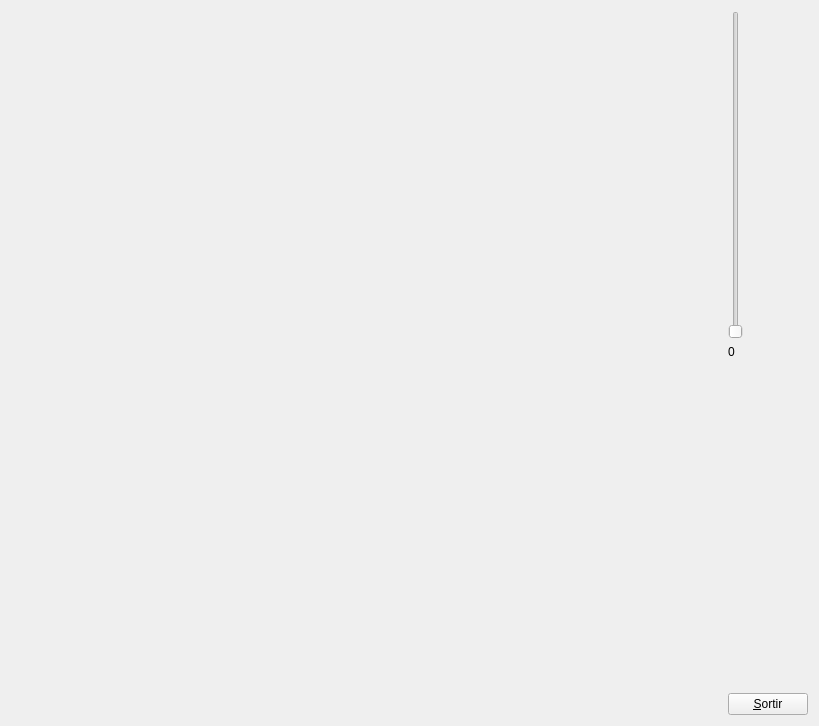
<?xml version="1.0" encoding="UTF-8"?>
<ui version="4.0">
 <class>MyForm</class>
 <widget class="QWidget" name="MyForm">
  <property name="geometry">
   <rect>
    <x>0</x>
    <y>0</y>
    <width>819</width>
    <height>726</height>
   </rect>
  </property>
  <property name="windowTitle">
   <string>Form</string>
  </property>
  <layout class="QHBoxLayout" name="horizontalLayout">
   <item>
    <widget class="MyGLWidget" name="widget" native="true">
     <property name="sizePolicy">
      <sizepolicy hsizetype="Expanding" vsizetype="Expanding">
       <horstretch>0</horstretch>
       <verstretch>0</verstretch>
      </sizepolicy>
     </property>
    </widget>
   </item>
   <item>
    <layout class="QVBoxLayout" name="verticalLayout">
     <item>
      <widget class="MySlider" name="verticalSlider">
       <property name="maximum">
        <number>100</number>
       </property>
       <property name="orientation">
        <enum>Qt::Vertical</enum>
       </property>
      </widget>
     </item>
     <item>
      <widget class="QLabel" name="label">
       <property name="text">
        <string>0</string>
       </property>
      </widget>
     </item>
     <item>
      <spacer name="verticalSpacer">
       <property name="orientation">
        <enum>Qt::Vertical</enum>
       </property>
       <property name="sizeHint" stdset="0">
        <size>
         <width>20</width>
         <height>40</height>
        </size>
       </property>
      </spacer>
     </item>
     <item>
      <widget class="QPushButton" name="pushButton">
       <property name="sizePolicy">
        <sizepolicy hsizetype="Fixed" vsizetype="Fixed">
         <horstretch>0</horstretch>
         <verstretch>0</verstretch>
        </sizepolicy>
       </property>
       <property name="text">
        <string>&amp;Sortir</string>
       </property>
      </widget>
     </item>
    </layout>
   </item>
  </layout>
 </widget>
 <customwidgets>
  <customwidget>
   <class>MyGLWidget</class>
   <extends>QWidget</extends>
   <header>MyGLWidget.h</header>
   <container>1</container>
   <slots>
    <slot>zoom(int)</slot>
   </slots>
  </customwidget>
  <customwidget>
   <class>MySlider</class>
   <extends>QSlider</extends>
   <header location="global">MySlider.h</header>
   <slots>
    <signal>enviaValor(int)</signal>
    <slot>tractaCanvi()</slot>
   </slots>
  </customwidget>
 </customwidgets>
 <resources/>
 <connections>
  <connection>
   <sender>pushButton</sender>
   <signal>clicked()</signal>
   <receiver>MyForm</receiver>
   <slot>close()</slot>
   <hints>
    <hint type="sourcelabel">
     <x>810</x>
     <y>717</y>
    </hint>
    <hint type="destinationlabel">
     <x>839</x>
     <y>529</y>
    </hint>
   </hints>
  </connection>
  <connection>
   <sender>verticalSlider</sender>
   <signal>valueChanged(int)</signal>
   <receiver>label</receiver>
   <slot>setNum(int)</slot>
   <hints>
    <hint type="sourcelabel">
     <x>739</x>
     <y>173</y>
    </hint>
    <hint type="destinationlabel">
     <x>793</x>
     <y>349</y>
    </hint>
   </hints>
  </connection>
  <connection>
   <sender>verticalSlider</sender>
   <signal>valueChanged(int)</signal>
   <receiver>verticalSlider</receiver>
   <slot>tractaCanvi()</slot>
   <hints>
    <hint type="sourcelabel">
     <x>740</x>
     <y>298</y>
    </hint>
    <hint type="destinationlabel">
     <x>734</x>
     <y>227</y>
    </hint>
   </hints>
  </connection>
  <connection>
   <sender>verticalSlider</sender>
   <signal>enviaValor(int)</signal>
   <receiver>widget</receiver>
   <slot>zoom(int)</slot>
   <hints>
    <hint type="sourcelabel">
     <x>735</x>
     <y>77</y>
    </hint>
    <hint type="destinationlabel">
     <x>505</x>
     <y>593</y>
    </hint>
   </hints>
  </connection>
 </connections>
</ui>
